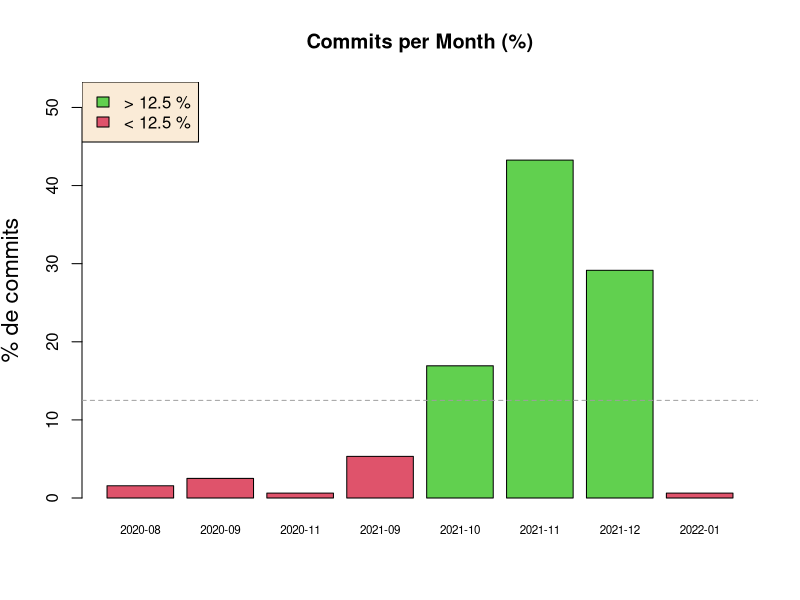

Reproduce this figure in R.
# get data from file
# column 1 is labels (row names)
w <- getwd()
w
#setwd("/Users/cyprien/Desktop/testRgene")
setwd(".visulogRTempFiles")

#z <- paste(w,".visulogRTempFiles",sep="/")
x <- read.table("commitsPerMonth.txt", header = FALSE)
colnames(x) <- c("nb", "auteurs")
attach(x)

## SETTINGS:
prob <- TRUE # set to TRUE if barplot(%) desired
tofile <- TRUE # set to FALSE to print in RStudio




pct <- 100*nb/sum(nb) # normalize to empirical probabilities (%)
# build colors from %
pcgood <- 100/nrow(x) # level qualifying what "good" means
cl <- (pct < pcgood)*2 # red
cl[cl == 0] <- 3   # green

# Do the plot
clab <- 1.4    # label size, 1 = default size
cnames <- 0.1  # bar names size, adapt to nb of bars
lgdbon <- paste(">", round(pcgood,1),"%")
lgdbad <- paste("<", round(pcgood,1),"%")
setwd("../")
setwd(".graphs")

if (! tofile) if (prob) {
  barplot(pct, names.arg = auteurs, main="Commits par auteurs (%)",
        ylim = c(0, min(c(100, max(pct)+10))),
        xlab="auteurs", ylab="% de commits" , 
        cex.names = cnames, cex.lab=clab, col=cl, las = 2)
  legend("topleft", legend = c(lgdbon,"mauvais"), fill=3:2,
       bg = "antiquewhite")
  # visualize "good" level...
  abline(h = pcgood, lty=2, col=8)
} else {
  barplot(nb, names.arg = auteurs, main="Commits par auteurs",
          xlab="auteurs", ylab="nombre de commits", 
          cex.names = cnames, cex.lab=clab, las = 2)}

# output plot to a file in png; see ?pdf or ?png
if (tofile) {
  pdf(file = "CommitsPerMonthPercent.pdf", width=9, height=7) # 1920/1080 full HD png
  clab <- 1.4    # label size, 1 = default size
  cnames <- 0.7  # bar names size, adapt to nb of bars
  
  if (prob) {
    barplot(pct, names.arg = auteurs, main="Commits per Month (%)",
            ylim = c(0, min(c(100, max(pct)+10))),
            xlab="", ylab="% de commits" , 
            cex.names = cnames, cex.lab=clab, col=cl)
    legend("topleft", legend = c(lgdbon,lgdbad), fill=3:2,
           bg = "antiquewhite")
    # visualize "good" level...
    abline(h = pcgood, lty=2, col=8)
  } else {
    barplot(nb, names.arg = auteurs, main="Commits per Month",
            xlab="", ylab="number of commits", 
            cex.names = cnames, cex.lab=clab)}
  
  dev.off() # close file
}
########
# pdf width=7, height=5

